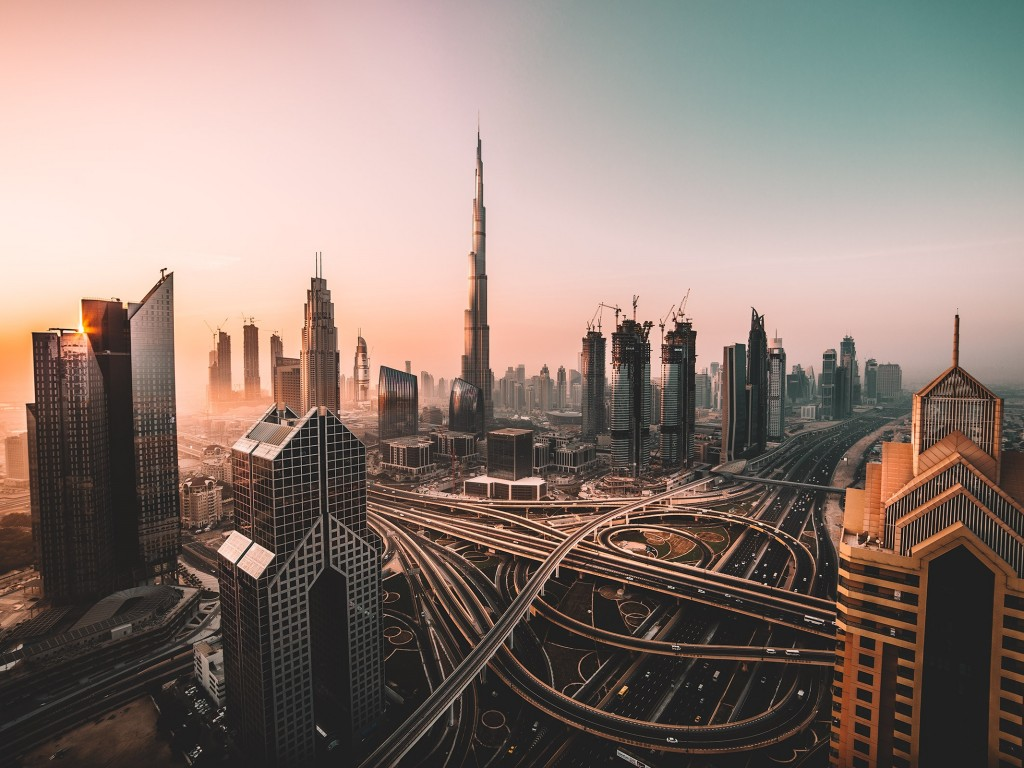
%> input picture image-computing/dubai.jpg, 1024 x 768 px
$ octave assignment2.m   (GNU Octave 9; MATLAB toolbox functions it lacks are replaced by stand-ins)
%> lines starting %> are read from the running program, lines starting %| are printed output that depends on the picture; in (x1, y1, x2, y2) boxes, pixels count from 0 and x2, y2 are one past the last pixel; in counts of white or black regions, pixels touching at a corner belong together; the program's own positions count from 1
### image-computing/AmpPhaseDFT.m
function [ mag_out, phase_out ] = AmpPhaseDFT( inputimage )
    X = inputimage;
    [nRow, nCol, nDim] = size( X );

    if nDim ~= 1
        error('input image is not grayscale')
    end
    if nRow ~= 128 || nCol ~= 128
        warning('input image is not 128x128')
        X = imresize( X, [128, 128] );
        nRow = 128;
        nCol = 128;
    end
    if ~isa(X,'double')
        warning('input image is not double precision')
        X = im2double( X );
    end
    Y = fft2( X );
    Yreal = real( Y );
    Yimag = imag( Y );
    th = 1e-10;
    mag = 2*abs( Y );
    phase = -1*angle(Y);

    idx =  abs(Yreal) < th & ~(abs(Yimag) <th) ;
    phase(idx) = pi/2;

    idx =  abs(Yimag) < th ;
    phase(idx) = 0;


    mag(1,1) = Y(1,1);
    mag(1,nCol/2+1) = Y(1,nCol/2+1);
    mag(nRow/2+1,1) = Y(nRow/2+1,1);
    mag(nRow/2+1, nCol/2+1) = Y(nRow/2+1, nCol/2+1);

    mag_out = mag(1:65,:);
    phase_out = phase(1:65,:);
end

### image-computing/ReconfromAmpPhase.m
function [outputimage]= ReconfromAmpPhase(mag,phase)
N = 128;
scale = N^2;
xvec = 1:N;
yvec = (1:N)';
x_mtx = repmat( xvec, N, 1 );
y_mtx = repmat( yvec, 1, N );
xy_mtx = repmat( xvec, N, 1 ) + repmat( yvec, 1, N );

outputimage = mag(1,1)*ones( N, N )+...
    mag(1,N/2+1)*cos( pi*(x_mtx-1) )+...
    mag(N/2+1,1)*cos( pi*(y_mtx-1) )+...
    mag(N/2+1,N/2+1)*cos( pi*(xy_mtx-2) );
outputimage = outputimage / scale;

for k2 = 2:N/2
    for k1 = N/2+2:N
        outputimage = outputimage + mag(k2,k1)*cos( 2*pi*( (k1-1)*(x_mtx-1)+(k2-1)*(y_mtx-1))/N - phase(k2,k1) )/(scale) ;
    end
end

for k2 = 1:N/2+1
    for k1 = 2:N/2
        outputimage = outputimage + mag(k2,k1)*cos( 2*pi*( (k1-1)*(x_mtx-1)+(k2-1)*(y_mtx-1))/N - phase(k2,k1) )/(scale) ;
    end
end

for k2 = 2:N/2
    k1 = 1;
    outputimage = outputimage + mag(k2,k1)*cos( 2*pi*( (k1-1)*(x_mtx-1)+(k2-1)*(y_mtx-1))/N - phase(k2,k1) )/(scale) ;
    k1 = N/2+1;
    outputimage = outputimage + mag(k2,k1)*cos( 2*pi*( (k1-1)*(x_mtx-1)+(k2-1)*(y_mtx-1))/N - phase(k2,k1) )/(scale) ;
end

end

### image-computing/assignment2.m
% Ross Rucho
% ratrucho@gmail.com
% 2/15/2018
% assignment2.m
%
% Part 1: This script reads in two 2D images, modifies them to
% be double precision, grayscale, and 128x128; Then it
% performs the DFT and then the inverse DFT and compares
% the input image versus the output image
% Part 2: This script computes the compound images magAphaseB
% and magBphaseA and compares them to the originals
% Part 3:


%% Declarations
clear
close all

% Read in double precision images
img1 = im2double(imread('dubai.jpg'));
img2 = im2double(imread('nature.jpg'));
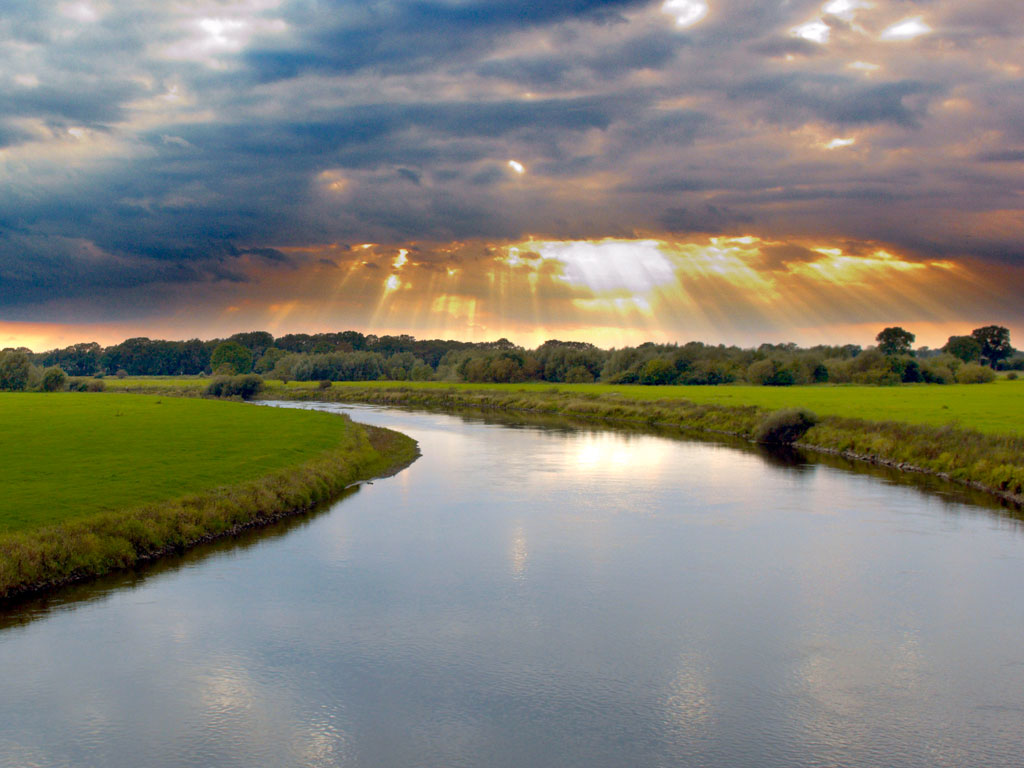
%> input picture image-computing/nature.jpg, 1024 x 768 px

%% Part 1
% Resizes the images to 128 x 128
inA = img1(floor(size(img1,1)/128).*(1:128), floor(size(img1,2)/128).*(1:128));
inB = img2(floor(size(img2,1)/128).*(1:128), floor(size(img2,2)/128).*(1:128));

% Performs the DFT
[magA, phaseA] = AmpPhaseDFT(inA);
%> in AmpPhaseDFT, `idx =  abs(Yreal) < th & ~(abs(Yimag) <th) ;`: idx: size 128x128 logical; every value is 0
%> in AmpPhaseDFT, `idx =  abs(Yimag) < th ;`: idx: size 128x128 logical; 0.02% white in thin lines or dots, all inside (x1, y1, x2, y2) = (0, 0, 65, 65)
%> in AmpPhaseDFT, `phase(idx) = 0;`: phase: size 128x128 double; min -3.14, max 3.14, mean 0
%> in AmpPhaseDFT, `mag(1,1) = Y(1,1);`: mag: size 128x128 double; min 0.0674, max 9030.9, mean 31.5
%> in AmpPhaseDFT, `mag(1,nCol/2+1) = Y(1,nCol/2+1);`: mag: size 128x128 double; min 0.0674, max 9030.9, mean 31.5; mean of the top-left, top-right, bottom-left and bottom-right quarters 36.2, 29.8, 31.6, 28.4
%> in AmpPhaseDFT, `mag(nRow/2+1, nCol/2+1) = Y(nRow/2+1, nCol/2+1);`: mag: size 128x128 double; min -11.38, max 9030.9, mean 31.5
%> in AmpPhaseDFT, `mag_out = mag(1:65,:);`:
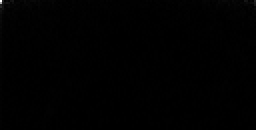
%> mag_out: size 65x128 double (shown 2 times larger); min -11.38, max 9030.9, mean 32.7; drawn with min black and max white
[magB, phaseB] = AmpPhaseDFT(inB);
%> in AmpPhaseDFT (call 2), `phase = -1*angle(Y);`:
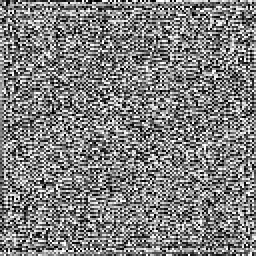
%> phase: size 128x128 double (shown 2 times larger); min -3.14, max 3.14, mean -0.000383; drawn with min black and max white
%> in AmpPhaseDFT (call 2), `phase(idx) = 0;`: phase: size 128x128 double; 0.01% of pixels changed, all inside (x1, y1, x2, y2) = (64, 0, 65, 65)
%> in AmpPhaseDFT (call 2), `mag(1,1) = Y(1,1);`: mag: size 128x128 double; min 0.0245, max 8404.4, mean 18.3
%> in AmpPhaseDFT (call 2), `mag(1,nCol/2+1) = Y(1,nCol/2+1);`: mag: size 128x128 double; min -4.82, max 8404.4, mean 18.3
%> in AmpPhaseDFT (call 2), `mag(nRow/2+1,1) = Y(nRow/2+1,1);`: mag: size 128x128 double; min -4.82, max 8404.4, mean 18.3; mean of the top-left, top-right, bottom-left and bottom-right quarters 21.5, 16.9, 18.4, 16.4
%> in AmpPhaseDFT (call 2), `mag(nRow/2+1, nCol/2+1) = Y(nRow/2+1, nCol/2+1);`: mag: size 128x128 double; min -5, max 8404.4, mean 18.3
%> in AmpPhaseDFT (call 2), `phase_out = phase(1:65,:);`:
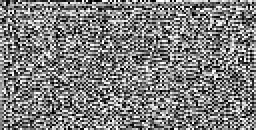
%> phase_out: size 65x128 double (shown 2 times larger); min -3.14, max 3.14, mean -0.0213; drawn with min black and max white

% Performs the inverse DFT
outA = ReconfromAmpPhase(magA, phaseA);
%> after the loop in ReconfromAmpPhase, `for k2 = 1:N/2+1`:
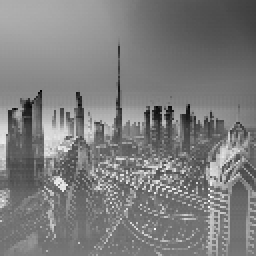
%> outputimage: size 128x128 double (shown 2 times larger); min -0.163, max 1.29, mean 0.551; drawn with min black and max white
outB = ReconfromAmpPhase(magB, phaseB);
%> after the loop in ReconfromAmpPhase (call 2), `for k2 = 2:N/2`:
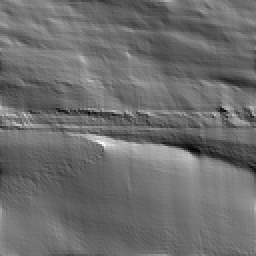
%> outputimage: size 128x128 double (shown 2 times larger); min 0.0108, max 1.18, mean 0.513; drawn with min black and max white
%> after the loop in ReconfromAmpPhase (call 2), `for k2 = 1:N/2+1`:
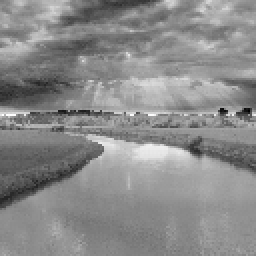
%> outputimage: size 128x128 double (shown 2 times larger); min -0.22, max 1.13, mean 0.513; drawn with min black and max white

% Calculates the difference between the input and output images
diffA = inA - outA;
diffB = inB - outB;

%% Part 2
% Compute the compound images
magAphaseB = ReconfromAmpPhase(magA, phaseB);
%> (the run ends here)
